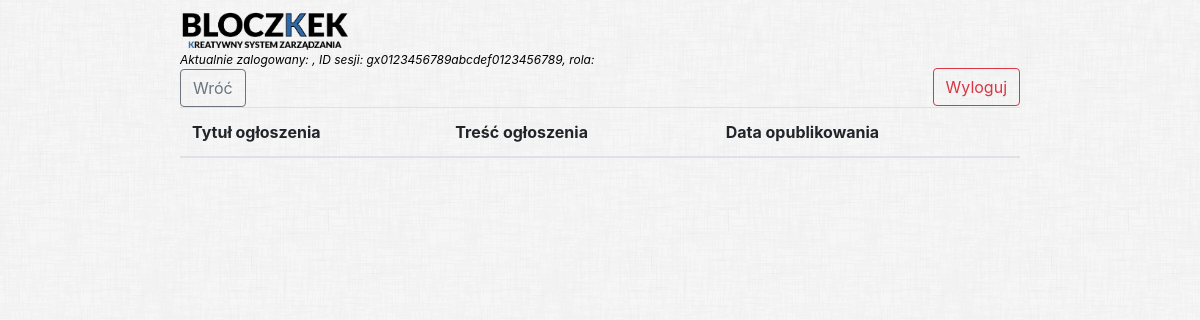
/notification_show.php, run on an earlier commit of the app's database.
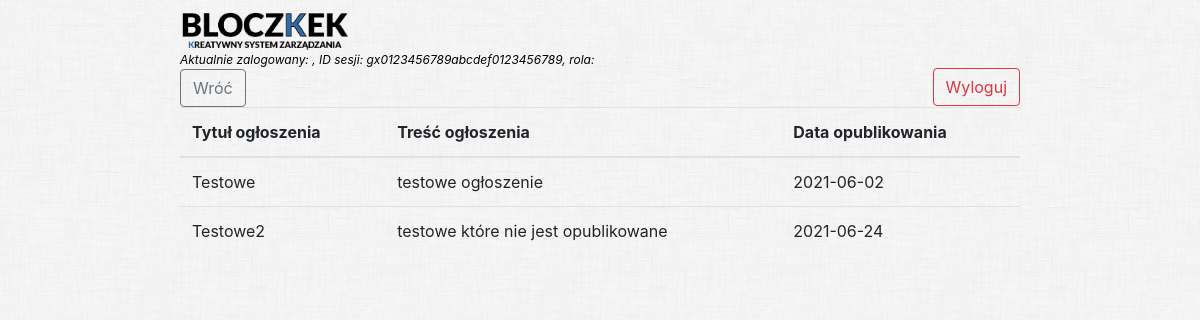
And on a later commit of the database.
### tables this page shows
CREATE TABLE `notification` (
  `id` int(11) NOT NULL,
  `title` text NOT NULL,
  `text` text NOT NULL,
  `date` date NOT NULL
);

### notification_show.php (the view, shortened to what this page needs)
<?php
global $config;
if (isset($_SESSION) && isset($_SESSION['name']) && $_SESSION['role'] == "user" or "worker") {
    $infoUser = "Aktualnie zalogowany: {$_SESSION['name']}, ID sesji: " . session_id() . ", rola: {$_SESSION['role']} ";
    $pdo = new PDO($config['dsn'], $config['username'], $config['password']);
    $stmt = $pdo->query("SELECT * FROM notification ");
    $notifications = $stmt->fetchAll(PDO::FETCH_ASSOC);
?>
 <!doctype html>
    <html class="no-js" lang="">
    <?php include('head.php'); ?>
    <body>
    <div>
        <div class="content">
            <?php include('header.php'); ?>
            <div class="infoUser">
                <?php echo $infoUser ?>
            </div>
                    <button class="btn btn-outline-secondary">Wróć</button>
                <div id='invTable'>
                    <table class="table" id="table">
                        <thead>
                        <tr class="category">
                            <th scope="col">Tytuł ogłoszenia</th>
                            <th scope="col">Treść ogłoszenia</th>
                            <th scope="col">Data opublikowania</th>
                        </tr>
                        </thead>
                        <tbody>
                        <?php foreach ($notifications as $notification) : ?>
                            <tr class="type">
                                <td><?=  $notification['title'] ?></td>
                                <td><?= $notification['text'] ?></td>
                                <td><?=  $notification['date'] ?></td>
                            </tr>
                        <?php endforeach; ?>
                        </tbody>
                    </table>
                </div>
        </div>
    </div>
    </body>
    </html>
    <?php
} else {
    echo "No session started.";
}

### head.php (shortened to what this page needs)
<head>
    <link rel="stylesheet" href="styles.css">
    <link rel="stylesheet" href="https://use.fontawesome.com/releases/v5.7.1/css/all.css">
    <link rel="stylesheet" href="https://stackpath.bootstrapcdn.com/bootstrap/4.5.2/css/bootstrap.min.css"
>
</head>

### header.php (shortened to what this page needs)
<div class="header">
    <a href="index.php">
        <img src="assets/images/logoWide.png" alt="logo aplikacji">
    </a>
    <form method="post">
        <?php
        if (isset($_SESSION)):
        ?>
        <input type="submit" name="logOutButton" id="logOutButton" class="btn btn-outline-danger"
               value="Wyloguj">
        <?php
        endif;
        ?>
    </form>
</div>

### styles.css (style rules this page uses)
body { background-image: url("assets/images/dust_scratches.png"); }
.content { width: 70%; margin: auto; padding-top: 10px; }
.header img { width: 20%; height: 20%; }
#logOutButton { float:right; margin-top:17px; }
.infoUser { font-size: 12px; font-style: italic; color: black; text-decoration: none; }

What changed in the data, as far as the page shows it:
added notification: title "Testowe", text "testowe ogłoszenie", date "2021-06-02"
added notification: title "Testowe2", text "testowe które nie jest opublikowane", date "2021-06-24"
